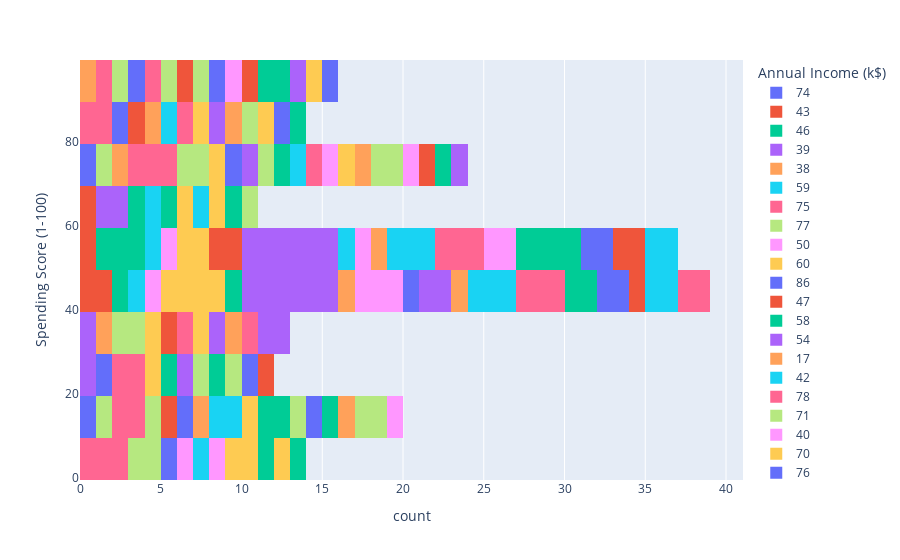

The cell this chart's notebook holds for it:
### Code cell
px.histogram(df, y = 'Spending Score (1-100)', color = 'Annual Income (k$)')

### Figure 1 — Plotly figure (JSON) as saved in the notebook; plotly's stock layout.template omitted (floating-point values rounded to 4 significant figures)
{"data": [{"alignmentgroup": "True", "bingroup": "y", "hovertemplate": "Annual Income (k$)=74<br>count=%{x}<br>Spending Score (1-100)=%{y}<extra></extra>", "legendgroup": "74", "marker": {"color": "#636efa", "pattern": {"shape": ""}}, "name": "74", "offsetgroup": "74", "orientation": "h", "showlegend": true, "type": "histogram", "xaxis": "x", "y": [10, 72], "yaxis": "y"}, {"alignmentgroup": "True", "bingroup": "y", "hovertemplate": "Annual Income (k$)=43<br>count=%{x}<br>Spending Score (1-100)=%{y}<extra></extra>", "legendgroup": "43", "marker": {"color": "#EF553B", "pattern": {"shape": ""}}, "name": "43", "offsetgroup": "43", "orientation": "h", "showlegend": true, "type": "histogram", "xaxis": "x", "y": [60, 41, 54, 45], "yaxis": "y"}, {"alignmentgroup": "True", "bingroup": "y", "hovertemplate": "Annual Income (k$)=46<br>count=%{x}<br>Spending Score (1-100)=%{y}<extra></extra>", "legendgroup": "46", "marker": {"color": "#00cc96", "pattern": {"shape": ""}}, "name": "46", "offsetgroup": "46", "orientation": "h", "showlegend": true, "type": "histogram", "xaxis": "x", "y": [55, 51, 56, 46], "yaxis": "y"}, {"alignmentgroup": "True", "bingroup": "y", "hovertemplate": "Annual Income (k$)=39<br>count=%{x}<br>Spending Score (1-100)=%{y}<extra></extra>", "legendgroup": "39", "marker": {"color": "#ab63fa", "pattern": {"shape": ""}}, "name": "39", "offsetgroup": "39", "orientation": "h", "showlegend": true, "type": "histogram", "xaxis": "x", "y": [65, 61, 36, 28], "yaxis": "y"}, {"alignmentgroup": "True", "bingroup": "y", "hovertemplate": "Annual Income (k$)=38<br>count=%{x}<br>Spending Score (1-100)=%{y}<extra></extra>", "legendgroup": "38", "marker": {"color": "#FFA15A", "pattern": {"shape": ""}}, "name": "38", "offsetgroup": "38", "orientation": "h", "showlegend": true, "type": "histogram", "xaxis": "x", "y": [35, 92], "yaxis": "y"}, {"alignmentgroup": "True", "bingroup": "y", "hovertemplate": "Annual Income (k$)=59<br>count=%{x}<br>Spending Score (1-100)=%{y}<extra></extra>", "legendgroup": "59", "marker": {"color": "#19d3f3", "pattern": {"shape": ""}}, "name": "59", "offsetgroup": "59", "orientation": "h", "showlegend": true, "type": "histogram", "xaxis": "x", "y": [55, 41], "yaxis": "y"}, {"alignmentgroup": "True", "bingroup": "y", "hovertemplate": "Annual Income (k$)=75<br>count=%{x}<br>Spending Score (1-100)=%{y}<extra></extra>", "legendgroup": "75", "marker": {"color": "#FF6692", "pattern": {"shape": ""}}, "name": "75", "offsetgroup": "75", "orientation": "h", "showlegend": true, "type": "histogram", "xaxis": "x", "y": [5, 93], "yaxis": "y"}, {"alignmentgroup": "True", "bingroup": "y", "hovertemplate": "Annual Income (k$)=77<br>count=%{x}<br>Spending Score (1-100)=%{y}<extra></extra>", "legendgroup": "77", "marker": {"color": "#B6E880", "pattern": {"shape": ""}}, "name": "77", "offsetgroup": "77", "orientation": "h", "showlegend": true, "type": "histogram", "xaxis": "x", "y": [12, 74, 97, 36], "yaxis": "y"}, {"alignmentgroup": "True", "bingroup": "y", "hovertemplate": "Annual Income (k$)=50<br>count=%{x}<br>Spending Score (1-100)=%{y}<extra></extra>", "legendgroup": "50", "marker": {"color": "#FF97FF", "pattern": {"shape": ""}}, "name": "50", "offsetgroup": "50", "orientation": "h", "showlegend": true, "type": "histogram", "xaxis": "x", "y": [49, 56], "yaxis": "y"}, {"alignmentgroup": "True", "bingroup": "y", "hovertemplate": "Annual Income (k$)=60<br>count=%{x}<br>Spending Score (1-100)=%{y}<extra></extra>", "legendgroup": "60", "marker": {"color": "#FECB52", "pattern": {"shape": ""}}, "name": "60", "offsetgroup": "60", "orientation": "h", "showlegend": true, "type": "histogram", "xaxis": "x", "y": [40, 50, 52, 47, 49, 42], "yaxis": "y"}, {"alignmentgroup": "True", "bingroup": "y", "hovertemplate": "Annual Income (k$)=86<br>count=%{x}<br>Spending Score (1-100)=%{y}<extra></extra>", "legendgroup": "86", "marker": {"color": "#636efa", "pattern": {"shape": ""}}, "name": "86", "offsetgroup": "86", "orientation": "h", "showlegend": true, "type": "histogram", "xaxis": "x", "y": [95, 20], "yaxis": "y"}, {"alignmentgroup": "True", "bingroup": "y", "hovertemplate": "Annual Income (k$)=47<br>count=%{x}<br>Spending Score (1-100)=%{y}<extra></extra>", "legendgroup": "47", "marker": {"color": "#EF553B", "pattern": {"shape": ""}}, "name": "47", "offsetgroup": "47", "orientation": "h", "showlegend": true, "type": "histogram", "xaxis": "x", "y": [59, 52], "yaxis": "y"}, {"alignmentgroup": "True", "bingroup": "y", "hovertemplate": "Annual Income (k$)=58<br>count=%{x}<br>Spending Score (1-100)=%{y}<extra></extra>", "legendgroup": "58", "marker": {"color": "#00cc96", "pattern": {"shape": ""}}, "name": "58", "offsetgroup": "58", "orientation": "h", "showlegend": true, "type": "histogram", "xaxis": "x", "y": [60, 46], "yaxis": "y"}, {"alignmentgroup": "True", "bingroup": "y", "hovertemplate": "Annual Income (k$)=54<br>count=%{x}<br>Spending Score (1-100)=%{y}<extra></extra>", "legendgroup": "54", "marker": {"color": "#ab63fa", "pattern": {"shape": ""}}, "name": "54", "offsetgroup": "54", "orientation": "h", "showlegend": true, "type": "histogram", "xaxis": "x", "y": [53, 52, 47, 54, 55, 57, 41, 42, 44, 48, 46, 51], "yaxis": "y"}, {"alignmentgroup": "True", "bingroup": "y", "hovertemplate": "Annual Income (k$)=17<br>count=%{x}<br>Spending Score (1-100)=%{y}<extra></extra>", "legendgroup": "17", "marker": {"color": "#FFA15A", "pattern": {"shape": ""}}, "name": "17", "offsetgroup": "17", "orientation": "h", "showlegend": true, "type": "histogram", "xaxis": "x", "y": [40, 76], "yaxis": "y"}, {"alignmentgroup": "True", "bingroup": "y", "hovertemplate": "Annual Income (k$)=42<br>count=%{x}<br>Spending Score (1-100)=%{y}<extra></extra>", "legendgroup": "42", "marker": {"color": "#19d3f3", "pattern": {"shape": ""}}, "name": "42", "offsetgroup": "42", "orientation": "h", "showlegend": true, "type": "histogram", "xaxis": "x", "y": [60, 52], "yaxis": "y"}, {"alignmentgroup": "True", "bingroup": "y", "hovertemplate": "Annual Income (k$)=78<br>count=%{x}<br>Spending Score (1-100)=%{y}<extra></extra>", "legendgroup": "78", "marker": {"color": "#FF6692", "pattern": {"shape": ""}}, "name": "78", "offsetgroup": "78", "orientation": "h", "showlegend": true, "type": "histogram", "xaxis": "x", "y": [22, 1, 76, 90, 17, 73, 88, 1, 16, 20, 89, 78], "yaxis": "y"}, {"alignmentgroup": "True", "bingroup": "y", "hovertemplate": "Annual Income (k$)=71<br>count=%{x}<br>Spending Score (1-100)=%{y}<extra></extra>", "legendgroup": "71", "marker": {"color": "#B6E880", "pattern": {"shape": ""}}, "name": "71", "offsetgroup": "71", "orientation": "h", "showlegend": true, "type": "histogram", "xaxis": "x", "y": [95, 9, 11, 75, 35, 75], "yaxis": "y"}, {"alignmentgroup": "True", "bingroup": "y", "hovertemplate": "Annual Income (k$)=40<br>count=%{x}<br>Spending Score (1-100)=%{y}<extra></extra>", "legendgroup": "40", "marker": {"color": "#FF97FF", "pattern": {"shape": ""}}, "name": "40", "offsetgroup": "40", "orientation": "h", "showlegend": true, "type": "histogram", "xaxis": "x", "y": [42, 47, 55, 42], "yaxis": "y"}, {"alignmentgroup": "True", "bingroup": "y", "hovertemplate": "Annual Income (k$)=70<br>count=%{x}<br>Spending Score (1-100)=%{y}<extra></extra>", "legendgroup": "70", "marker": {"color": "#FECB52", "pattern": {"shape": ""}}, "name": "70", "offsetgroup": "70", "orientation": "h", "showlegend": true, "type": "histogram", "xaxis": "x", "y": [29, 77], "yaxis": "y"}, {"alignmentgroup": "True", "bingroup": "y", "hovertemplate": "Annual Income (k$)=76<br>count=%{x}<br>Spending Score (1-100)=%{y}<extra></extra>", "legendgroup": "76", "marker": {"color": "#636efa", "pattern": {"shape": ""}}, "name": "76", "offsetgroup": "76", "orientation": "h", "showlegend": true, "type": "histogram", "xaxis": "x", "y": [40, 87], "yaxis": "y"}, {"alignmentgroup": "True", "bingroup": "y", "hovertemplate": "Annual Income (k$)=93<br>count=%{x}<br>Spending Score (1-100)=%{y}<extra></extra>", "legendgroup": "93", "marker": {"color": "#EF553B", "pattern": {"shape": ""}}, "name": "93", "offsetgroup": "93", "orientation": "h", "showlegend": true, "type": "histogram", "xaxis": "x", "y": [14, 90], "yaxis": "y"}, {"alignmentgroup": "True", "bingroup": "y", "hovertemplate": "Annual Income (k$)=101<br>count=%{x}<br>Spending Score (1-100)=%{y}<extra></extra>", "legendgroup": "101", "marker": {"color": "#00cc96", "pattern": {"shape": ""}}, "name": "101", "offsetgroup": "101", "orientation": "h", "showlegend": true, "type": "histogram", "xaxis": "x", "y": [68, 24], "yaxis": "y"}, {"alignmentgroup": "True", "bingroup": "y", "hovertemplate": "Annual Income (k$)=61<br>count=%{x}<br>Spending Score (1-100)=%{y}<extra></extra>", "legendgroup": "61", "marker": {"color": "#ab63fa", "pattern": {"shape": ""}}, "name": "61", "offsetgroup": "61", "orientation": "h", "showlegend": true, "type": "histogram", "xaxis": "x", "y": [49, 42], "yaxis": "y"}, {"alignmentgroup": "True", "bingroup": "y", "hovertemplate": "Annual Income (k$)=44<br>count=%{x}<br>Spending Score (1-100)=%{y}<extra></extra>", "legendgroup": "44", "marker": {"color": "#FFA15A", "pattern": {"shape": ""}}, "name": "44", "offsetgroup": "44", "orientation": "h", "showlegend": true, "type": "histogram", "xaxis": "x", "y": [50, 46], "yaxis": "y"}, {"alignmentgroup": "True", "bingroup": "y", "hovertemplate": "Annual Income (k$)=62<br>count=%{x}<br>Spending Score (1-100)=%{y}<extra></extra>", "legendgroup": "62", "marker": {"color": "#19d3f3", "pattern": {"shape": ""}}, "name": "62", "offsetgroup": "62", "orientation": "h", "showlegend": true, "type": "histogram", "xaxis": "x", "y": [41, 56, 55, 59, 48, 42], "yaxis": "y"}, {"alignmentgroup": "True", "bingroup": "y", "hovertemplate": "Annual Income (k$)=63<br>count=%{x}<br>Spending Score (1-100)=%{y}<extra></extra>", "legendgroup": "63", "marker": {"color": "#FF6692", "pattern": {"shape": ""}}, "name": "63", "offsetgroup": "63", "orientation": "h", "showlegend": true, "type": "histogram", "xaxis": "x", "y": [48, 46, 50, 52, 54, 43], "yaxis": "y"}, {"alignmentgroup": "True", "bingroup": "y", "hovertemplate": "Annual Income (k$)=113<br>count=%{x}<br>Spending Score (1-100)=%{y}<extra></extra>", "legendgroup": "113", "marker": {"color": "#B6E880", "pattern": {"shape": ""}}, "name": "113", "offsetgroup": "113", "orientation": "h", "showlegend": true, "type": "histogram", "xaxis": "x", "y": [91, 8], "yaxis": "y"}, {"alignmentgroup": "True", "bingroup": "y", "hovertemplate": "Annual Income (k$)=57<br>count=%{x}<br>Spending Score (1-100)=%{y}<extra></extra>", "legendgroup": "57", "marker": {"color": "#FF97FF", "pattern": {"shape": ""}}, "name": "57", "offsetgroup": "57", "orientation": "h", "showlegend": true, "type": "histogram", "xaxis": "x", "y": [58, 55], "yaxis": "y"}, {"alignmentgroup": "True", "bingroup": "y", "hovertemplate": "Annual Income (k$)=21<br>count=%{x}<br>Spending Score (1-100)=%{y}<extra></extra>", "legendgroup": "21", "marker": {"color": "#FECB52", "pattern": {"shape": ""}}, "name": "21", "offsetgroup": "21", "orientation": "h", "showlegend": true, "type": "histogram", "xaxis": "x", "y": [66, 35], "yaxis": "y"}, {"alignmentgroup": "True", "bingroup": "y", "hovertemplate": "Annual Income (k$)=19<br>count=%{x}<br>Spending Score (1-100)=%{y}<extra></extra>", "legendgroup": "19", "marker": {"color": "#636efa", "pattern": {"shape": ""}}, "name": "19", "offsetgroup": "19", "orientation": "h", "showlegend": true, "type": "histogram", "xaxis": "x", "y": [3, 72, 99, 14], "yaxis": "y"}, {"alignmentgroup": "True", "bingroup": "y", "hovertemplate": "Annual Income (k$)=29<br>count=%{x}<br>Spending Score (1-100)=%{y}<extra></extra>", "legendgroup": "29", "marker": {"color": "#EF553B", "pattern": {"shape": ""}}, "name": "29", "offsetgroup": "29", "orientation": "h", "showlegend": true, "type": "histogram", "xaxis": "x", "y": [31, 87], "yaxis": "y"}, {"alignmentgroup": "True", "bingroup": "y", "hovertemplate": "Annual Income (k$)=48<br>count=%{x}<br>Spending Score (1-100)=%{y}<extra></extra>", "legendgroup": "48", "marker": {"color": "#00cc96", "pattern": {"shape": ""}}, "name": "48", "offsetgroup": "48", "orientation": "h", "showlegend": true, "type": "histogram", "xaxis": "x", "y": [59, 47, 51, 59, 50, 48], "yaxis": "y"}, {"alignmentgroup": "True", "bingroup": "y", "hovertemplate": "Annual Income (k$)=126<br>count=%{x}<br>Spending Score (1-100)=%{y}<extra></extra>", "legendgroup": "126", "marker": {"color": "#ab63fa", "pattern": {"shape": ""}}, "name": "126", "offsetgroup": "126", "orientation": "h", "showlegend": true, "type": "histogram", "xaxis": "x", "y": [74, 28], "yaxis": "y"}, {"alignmentgroup": "True", "bingroup": "y", "hovertemplate": "Annual Income (k$)=98<br>count=%{x}<br>Spending Score (1-100)=%{y}<extra></extra>", "legendgroup": "98", "marker": {"color": "#FFA15A", "pattern": {"shape": ""}}, "name": "98", "offsetgroup": "98", "orientation": "h", "showlegend": true, "type": "histogram", "xaxis": "x", "y": [88, 15], "yaxis": "y"}, {"alignmentgroup": "True", "bingroup": "y", "hovertemplate": "Annual Income (k$)=88<br>count=%{x}<br>Spending Score (1-100)=%{y}<extra></extra>", "legendgroup": "88", "marker": {"color": "#19d3f3", "pattern": {"shape": ""}}, "name": "88", "offsetgroup": "88", "orientation": "h", "showlegend": true, "type": "histogram", "xaxis": "x", "y": [15, 69, 86, 13], "yaxis": "y"}, {"alignmentgroup": "True", "bingroup": "y", "hovertemplate": "Annual Income (k$)=79<br>count=%{x}<br>Spending Score (1-100)=%{y}<extra></extra>", "legendgroup": "79", "marker": {"color": "#FF6692", "pattern": {"shape": ""}}, "name": "79", "offsetgroup": "79", "orientation": "h", "showlegend": true, "type": "histogram", "xaxis": "x", "y": [83, 35], "yaxis": "y"}, {"alignmentgroup": "True", "bingroup": "y", "hovertemplate": "Annual Income (k$)=85<br>count=%{x}<br>Spending Score (1-100)=%{y}<extra></extra>", "legendgroup": "85", "marker": {"color": "#B6E880", "pattern": {"shape": ""}}, "name": "85", "offsetgroup": "85", "orientation": "h", "showlegend": true, "type": "histogram", "xaxis": "x", "y": [26, 75], "yaxis": "y"}, {"alignmentgroup": "True", "bingroup": "y", "hovertemplate": "Annual Income (k$)=81<br>count=%{x}<br>Spending Score (1-100)=%{y}<extra></extra>", "legendgroup": "81", "marker": {"color": "#FF97FF", "pattern": {"shape": ""}}, "name": "81", "offsetgroup": "81", "orientation": "h", "showlegend": true, "type": "histogram", "xaxis": "x", "y": [93, 5], "yaxis": "y"}, {"alignmentgroup": "True", "bingroup": "y", "hovertemplate": "Annual Income (k$)=28<br>count=%{x}<br>Spending Score (1-100)=%{y}<extra></extra>", "legendgroup": "28", "marker": {"color": "#FECB52", "pattern": {"shape": ""}}, "name": "28", "offsetgroup": "28", "orientation": "h", "showlegend": true, "type": "histogram", "xaxis": "x", "y": [14, 82, 32, 61], "yaxis": "y"}, {"alignmentgroup": "True", "bingroup": "y", "hovertemplate": "Annual Income (k$)=65<br>count=%{x}<br>Spending Score (1-100)=%{y}<extra></extra>", "legendgroup": "65", "marker": {"color": "#636efa", "pattern": {"shape": ""}}, "name": "65", "offsetgroup": "65", "orientation": "h", "showlegend": true, "type": "histogram", "xaxis": "x", "y": [43, 59, 48, 50], "yaxis": "y"}, {"alignmentgroup": "True", "bingroup": "y", "hovertemplate": "Annual Income (k$)=69<br>count=%{x}<br>Spending Score (1-100)=%{y}<extra></extra>", "legendgroup": "69", "marker": {"color": "#EF553B", "pattern": {"shape": ""}}, "name": "69", "offsetgroup": "69", "orientation": "h", "showlegend": true, "type": "histogram", "xaxis": "x", "y": [58, 91], "yaxis": "y"}, {"alignmentgroup": "True", "bingroup": "y", "hovertemplate": "Annual Income (k$)=87<br>count=%{x}<br>Spending Score (1-100)=%{y}<extra></extra>", "legendgroup": "87", "marker": {"color": "#00cc96", "pattern": {"shape": ""}}, "name": "87", "offsetgroup": "87", "orientation": "h", "showlegend": true, "type": "histogram", "xaxis": "x", "y": [13, 92, 10, 27, 75, 63], "yaxis": "y"}, {"alignmentgroup": "True", "bingroup": "y", "hovertemplate": "Annual Income (k$)=97<br>count=%{x}<br>Spending Score (1-100)=%{y}<extra></extra>", "legendgroup": "97", "marker": {"color": "#ab63fa", "pattern": {"shape": ""}}, "name": "97", "offsetgroup": "97", "orientation": "h", "showlegend": true, "type": "histogram", "xaxis": "x", "y": [86, 32], "yaxis": "y"}, {"alignmentgroup": "True", "bingroup": "y", "hovertemplate": "Annual Income (k$)=15<br>count=%{x}<br>Spending Score (1-100)=%{y}<extra></extra>", "legendgroup": "15", "marker": {"color": "#FFA15A", "pattern": {"shape": ""}}, "name": "15", "offsetgroup": "15", "orientation": "h", "showlegend": true, "type": "histogram", "xaxis": "x", "y": [81, 39], "yaxis": "y"}, {"alignmentgroup": "True", "bingroup": "y", "hovertemplate": "Annual Income (k$)=25<br>count=%{x}<br>Spending Score (1-100)=%{y}<extra></extra>", "legendgroup": "25", "marker": {"color": "#19d3f3", "pattern": {"shape": ""}}, "name": "25", "offsetgroup": "25", "orientation": "h", "showlegend": true, "type": "histogram", "xaxis": "x", "y": [5, 73], "yaxis": "y"}, {"alignmentgroup": "True", "bingroup": "y", "hovertemplate": "Annual Income (k$)=24<br>count=%{x}<br>Spending Score (1-100)=%{y}<extra></extra>", "legendgroup": "24", "marker": {"color": "#FF6692", "pattern": {"shape": ""}}, "name": "24", "offsetgroup": "24", "orientation": "h", "showlegend": true, "type": "histogram", "xaxis": "x", "y": [35, 73], "yaxis": "y"}, {"alignmentgroup": "True", "bingroup": "y", "hovertemplate": "Annual Income (k$)=103<br>count=%{x}<br>Spending Score (1-100)=%{y}<extra></extra>", "legendgroup": "103", "marker": {"color": "#B6E880", "pattern": {"shape": ""}}, "name": "103", "offsetgroup": "103", "orientation": "h", "showlegend": true, "type": "histogram", "xaxis": "x", "y": [23, 85, 17, 69], "yaxis": "y"}, {"alignmentgroup": "True", "bingroup": "y", "hovertemplate": "Annual Income (k$)=30<br>count=%{x}<br>Spending Score (1-100)=%{y}<extra></extra>", "legendgroup": "30", "marker": {"color": "#FF97FF", "pattern": {"shape": ""}}, "name": "30", "offsetgroup": "30", "orientation": "h", "showlegend": true, "type": "histogram", "xaxis": "x", "y": [73, 4], "yaxis": "y"}, {"alignmentgroup": "True", "bingroup": "y", "hovertemplate": "Annual Income (k$)=73<br>count=%{x}<br>Spending Score (1-100)=%{y}<extra></extra>", "legendgroup": "73", "marker": {"color": "#FECB52", "pattern": {"shape": ""}}, "name": "73", "offsetgroup": "73", "orientation": "h", "showlegend": true, "type": "histogram", "xaxis": "x", "y": [7, 88, 5, 73], "yaxis": "y"}, {"alignmentgroup": "True", "bingroup": "y", "hovertemplate": "Annual Income (k$)=137<br>count=%{x}<br>Spending Score (1-100)=%{y}<extra></extra>", "legendgroup": "137", "marker": {"color": "#636efa", "pattern": {"shape": ""}}, "name": "137", "offsetgroup": "137", "orientation": "h", "showlegend": true, "type": "histogram", "xaxis": "x", "y": [83, 18], "yaxis": "y"}, {"alignmentgroup": "True", "bingroup": "y", "hovertemplate": "Annual Income (k$)=49<br>count=%{x}<br>Spending Score (1-100)=%{y}<extra></extra>", "legendgroup": "49", "marker": {"color": "#EF553B", "pattern": {"shape": ""}}, "name": "49", "offsetgroup": "49", "orientation": "h", "showlegend": true, "type": "histogram", "xaxis": "x", "y": [42, 55], "yaxis": "y"}, {"alignmentgroup": "True", "bingroup": "y", "hovertemplate": "Annual Income (k$)=33<br>count=%{x}<br>Spending Score (1-100)=%{y}<extra></extra>", "legendgroup": "33", "marker": {"color": "#00cc96", "pattern": {"shape": ""}}, "name": "33", "offsetgroup": "33", "orientation": "h", "showlegend": true, "type": "histogram", "xaxis": "x", "y": [14, 4, 92, 81], "yaxis": "y"}, {"alignmentgroup": "True", "bingroup": "y", "hovertemplate": "Annual Income (k$)=99<br>count=%{x}<br>Spending Score (1-100)=%{y}<extra></extra>", "legendgroup": "99", "marker": {"color": "#ab63fa", "pattern": {"shape": ""}}, "name": "99", "offsetgroup": "99", "orientation": "h", "showlegend": true, "type": "histogram", "xaxis": "x", "y": [97, 39], "yaxis": "y"}, {"alignmentgroup": "True", "bingroup": "y", "hovertemplate": "Annual Income (k$)=120<br>count=%{x}<br>Spending Score (1-100)=%{y}<extra></extra>", "legendgroup": "120", "marker": {"color": "#FFA15A", "pattern": {"shape": ""}}, "name": "120", "offsetgroup": "120", "orientation": "h", "showlegend": true, "type": "histogram", "xaxis": "x", "y": [79, 16], "yaxis": "y"}, {"alignmentgroup": "True", "bingroup": "y", "hovertemplate": "Annual Income (k$)=67<br>count=%{x}<br>Spending Score (1-100)=%{y}<extra></extra>", "legendgroup": "67", "marker": {"color": "#19d3f3", "pattern": {"shape": ""}}, "name": "67", "offsetgroup": "67", "orientation": "h", "showlegend": true, "type": "histogram", "xaxis": "x", "y": [40, 56, 57, 43], "yaxis": "y"}, {"alignmentgroup": "True", "bingroup": "y", "hovertemplate": "Annual Income (k$)=64<br>count=%{x}<br>Spending Score (1-100)=%{y}<extra></extra>", "legendgroup": "64", "marker": {"color": "#FF6692", "pattern": {"shape": ""}}, "name": "64", "offsetgroup": "64", "orientation": "h", "showlegend": true, "type": "histogram", "xaxis": "x", "y": [46, 42], "yaxis": "y"}, {"alignmentgroup": "True", "bingroup": "y", "hovertemplate": "Annual Income (k$)=20<br>count=%{x}<br>Spending Score (1-100)=%{y}<extra></extra>", "legendgroup": "20", "marker": {"color": "#B6E880", "pattern": {"shape": ""}}, "name": "20", "offsetgroup": "20", "orientation": "h", "showlegend": true, "type": "histogram", "xaxis": "x", "y": [77, 79, 13, 15], "yaxis": "y"}, {"alignmentgroup": "True", "bingroup": "y", "hovertemplate": "Annual Income (k$)=34<br>count=%{x}<br>Spending Score (1-100)=%{y}<extra></extra>", "legendgroup": "34", "marker": {"color": "#FF97FF", "pattern": {"shape": ""}}, "name": "34", "offsetgroup": "34", "orientation": "h", "showlegend": true, "type": "histogram", "xaxis": "x", "y": [73, 17], "yaxis": "y"}, {"alignmentgroup": "True", "bingroup": "y", "hovertemplate": "Annual Income (k$)=18<br>count=%{x}<br>Spending Score (1-100)=%{y}<extra></extra>", "legendgroup": "18", "marker": {"color": "#FECB52", "pattern": {"shape": ""}}, "name": "18", "offsetgroup": "18", "orientation": "h", "showlegend": true, "type": "histogram", "xaxis": "x", "y": [6, 94], "yaxis": "y"}, {"alignmentgroup": "True", "bingroup": "y", "hovertemplate": "Annual Income (k$)=23<br>count=%{x}<br>Spending Score (1-100)=%{y}<extra></extra>", "legendgroup": "23", "marker": {"color": "#636efa", "pattern": {"shape": ""}}, "name": "23", "offsetgroup": "23", "orientation": "h", "showlegend": true, "type": "histogram", "xaxis": "x", "y": [29, 98], "yaxis": "y"}, {"alignmentgroup": "True", "bingroup": "y", "hovertemplate": "Annual Income (k$)=37<br>count=%{x}<br>Spending Score (1-100)=%{y}<extra></extra>", "legendgroup": "37", "marker": {"color": "#EF553B", "pattern": {"shape": ""}}, "name": "37", "offsetgroup": "37", "orientation": "h", "showlegend": true, "type": "histogram", "xaxis": "x", "y": [75, 26], "yaxis": "y"}, {"alignmentgroup": "True", "bingroup": "y", "hovertemplate": "Annual Income (k$)=16<br>count=%{x}<br>Spending Score (1-100)=%{y}<extra></extra>", "legendgroup": "16", "marker": {"color": "#00cc96", "pattern": {"shape": ""}}, "name": "16", "offsetgroup": "16", "orientation": "h", "showlegend": true, "type": "histogram", "xaxis": "x", "y": [6, 77], "yaxis": "y"}, {"alignmentgroup": "True", "bingroup": "y", "hovertemplate": "Annual Income (k$)=72<br>count=%{x}<br>Spending Score (1-100)=%{y}<extra></extra>", "legendgroup": "72", "marker": {"color": "#ab63fa", "pattern": {"shape": ""}}, "name": "72", "offsetgroup": "72", "orientation": "h", "showlegend": true, "type": "histogram", "xaxis": "x", "y": [71, 34], "yaxis": "y"}], "layout": {"barmode": "relative", "legend": {"title": {"text": "Annual Income (k$)"}, "tracegroupgap": 0}, "margin": {"t": 60}, "xaxis": {"anchor": "y", "domain": [0, 1], "title": {"text": "count"}}, "yaxis": {"anchor": "x", "domain": [0, 1], "title": {"text": "Spending Score (1-100)"}}}}
